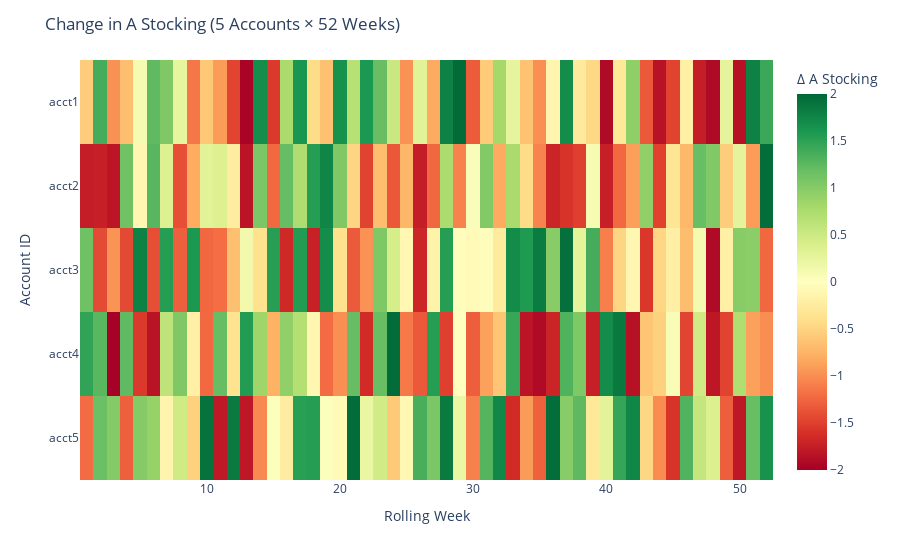

Notebook code for this chart:
### Code cell
import pandas as pd
import numpy as np
import plotly.express as px

# 模拟5个账户 × 52周的数据
accounts = [f'acct{i}' for i in range(1, 6)]
weeks = list(range(1, 53))
data = []

for acct in accounts:
    for week in weeks:
        data.append({
            'account_id': acct,
            'week_rolling': week,
            'change_a_stocking': np.round(np.random.uniform(-2, 2), 2)
        })

df = pd.DataFrame(data)

# pivot成热力图需要的格式：行是account，列是week，值是change
heatmap_data = df.pivot(index='account_id', columns='week_rolling', values='change_a_stocking')

# 绘制热力图
fig = px.imshow(
    heatmap_data,
    color_continuous_scale='RdYlGn',
    zmin=-2, zmax=2,
    labels=dict(color='Change A Stocking')
)

fig.update_layout(
    title="Change in A Stocking (5 Accounts × 52 Weeks)",
    xaxis_title="Rolling Week",
    yaxis_title="Account ID",
    coloraxis_colorbar=dict(title="Δ A Stocking")
)

fig.show()

### Figure 1 — Plotly figure (JSON) as saved in the notebook; plotly's stock layout.template omitted (floating-point values rounded to 4 significant figures; data arrays with more than 128 entries replaced by an {"elided": "..."} marker saying what was removed)
{"data": [{"coloraxis": "coloraxis", "hovertemplate": "week_rolling: %{x}<br>account_id: %{y}<br>Change A Stocking: %{z}<extra></extra>", "name": "0", "type": "heatmap", "x": [1, 2, 3, 4, 5, 6, 7, 8, 9, 10, 11, 12, 13, 14, 15, 16, 17, 18, 19, 20, 21, 22, 23, 24, 25, 26, 27, 28, 29, 30, 31, 32, 33, 34, 35, 36, 37, 38, 39, 40, 41, 42, 43, 44, 45, 46, 47, 48, 49, 50, 51, 52], "xaxis": "x", "y": ["acct1", "acct2", "acct3", "acct4", "acct5"], "yaxis": "y", "z": {"elided": "5x52 float values"}}], "layout": {"coloraxis": {"cmax": 2, "cmin": -2, "colorbar": {"title": {"text": "Δ A Stocking"}}, "colorscale": [[0, "rgb(165,0,38)"], [0.1, "rgb(215,48,39)"], [0.2, "rgb(244,109,67)"], [0.3, "rgb(253,174,97)"], [0.4, "rgb(254,224,139)"], [0.5, "rgb(255,255,191)"], [0.6, "rgb(217,239,139)"], [0.7, "rgb(166,217,106)"], [0.8, "rgb(102,189,99)"], [0.9, "rgb(26,152,80)"], [1, "rgb(0,104,55)"]]}, "margin": {"t": 60}, "title": {"text": "Change in A Stocking (5 Accounts × 52 Weeks)"}, "xaxis": {"anchor": "y", "constrain": "domain", "domain": [0, 1], "scaleanchor": "y", "title": {"text": "Rolling Week"}}, "yaxis": {"anchor": "x", "autorange": "reversed", "constrain": "domain", "domain": [0, 1], "title": {"text": "Account ID"}}}}
